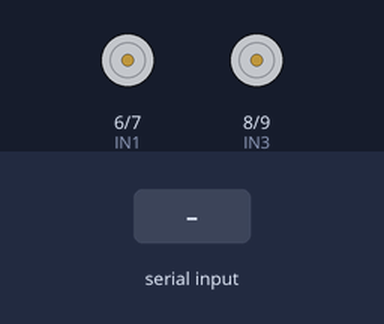
The sketch below on a simulated Arduino Uno, built with avr-gcc and run on an emulated ATmega328P. Shown: motor-driver pin pairs drawn as motors (green arrow = first pin HIGH = forward, orange = second pin HIGH = backward, longer = more drive, scaled by the enable pin). The test bench sets the inputs (shaded band).

Above: at 1.2 s.
1.3 s: "a" received over Serial
At 2.5 s:
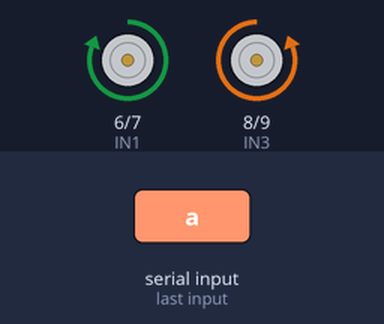
2.8 s: "w" received over Serial
At 3.8 s:
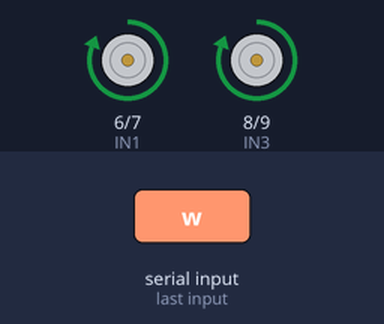
4.3 s: "s" received over Serial
At 4.9 s:
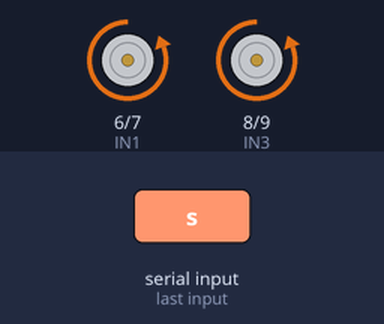
5.8 s: "d" received over Serial
At 6.1 s:
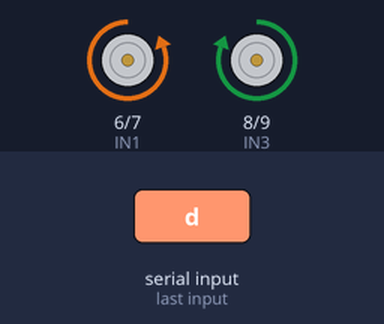
7.3 s: "1" received over Serial
At 8.4 s:
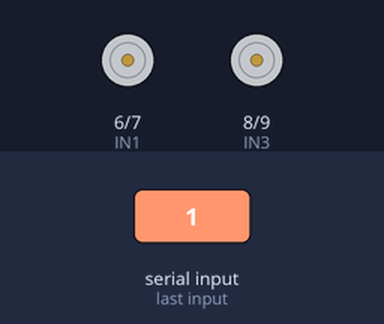
Timing chart, 0 to 9.8 s (numbered marks = the images above; inputs shaded):
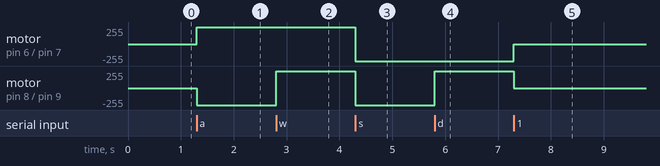

Measured:
- after the input at 1.3 s, motor on pin 6 (IN1) / pin 7 (IN2): stopped → forward 255/255 at once; motor on pin 8 (IN3) / pin 9 (IN4): stopped → backward 255/255 at once
- after the input at 2.8 s, motor on pin 8 (IN3) / pin 9 (IN4): backward 255/255 → forward 255/255 at once
- after the input at 4.3 s, motor on pin 6 (IN1) / pin 7 (IN2), motor on pin 8 (IN3) / pin 9 (IN4): forward 255/255 → backward 255/255 at once
- after the input at 5.8 s, motor on pin 8 (IN3) / pin 9 (IN4): backward 255/255 → forward 255/255 at once
- after the input at 7.3 s, motor on pin 6 (IN1) / pin 7 (IN2): backward 255/255 → stopped at once; motor on pin 8 (IN3) / pin 9 (IN4): forward 255/255 → stopped at once

The sketch:

Main.ino
```cpp
#define ENA 5
#define IN1 6
#define IN2 7

#define IN3 8
#define IN4 9
#define ENB 10

char dato = ' ';

int velProg = 0;

void setup()
{

    Serial.begin(9600);

    pinMode(ENA, OUTPUT);
    pinMode(IN1, OUTPUT);
    pinMode(IN2, OUTPUT);
    pinMode(ENB, OUTPUT);
    pinMode(IN3, OUTPUT);
    pinMode(IN4, OUTPUT);
}

void loop()
{

    if (Serial.available())
    {
        dato = Serial.read();

        switch (dato)
        {
        case '1':
            parada();
            break;

        case '2':

            break;

        case '3':

            break;

        case '4':

            break;

        case '5':

            break;

        case 'a':
            giroUno(255);
            break;

        case 'w':
            frente(255);
            break;

        case 's':
            atras(255);
            break;

        case 'd':
            giroDos(255);
            break;

        case 'v':

            break;

        case 'b':

            break;

        case 'j':

            break;

        case 'i':

            break;

        case 'k':

            break;

        case 'l':

            break;

        case '_':

            break;

        case '0':
            //parada();
            break;

        default:
            //parada();
            break;
        }
    }
}

void giroUno(int vel)
{
    motorAFrente(vel);
    motorBRetroceso(vel);
}

void giroDos(int vel)
{
    motorBFrente(vel);
    motorARetroceso(vel);
}

void frente(int vel)
{
    motorAFrente(vel);
    motorBFrente(vel);
}

void atras(int vel)
{
    motorARetroceso(vel);
    motorBRetroceso(vel);
}

void parada()
{
    motorAParar();
    motorBParar();
}

//motor A

void motorAFrente(int vel)
{
    analogWrite(ENA, vel);
    digitalWrite(IN1, 1);
    digitalWrite(IN2, 0);
}

void motorARetroceso(int vel)
{
    analogWrite(ENA, vel);
    digitalWrite(IN1, 0);
    digitalWrite(IN2, 1);
}

void motorAParar()
{
    analogWrite(ENA, 0);
    digitalWrite(IN1, 0);
    digitalWrite(IN2, 0);
}

//motor B

void motorBFrente(int vel)
{
    analogWrite(ENB, vel);
    digitalWrite(IN3, 1);
    digitalWrite(IN4, 0);
}

void motorBRetroceso(int vel)
{
    analogWrite(ENB, vel);
    digitalWrite(IN3, 0);
    digitalWrite(IN4, 1);
}

void motorBParar()
{
    analogWrite(ENB, 0);
    digitalWrite(IN3, 0);
    digitalWrite(IN4, 0);
}
```
